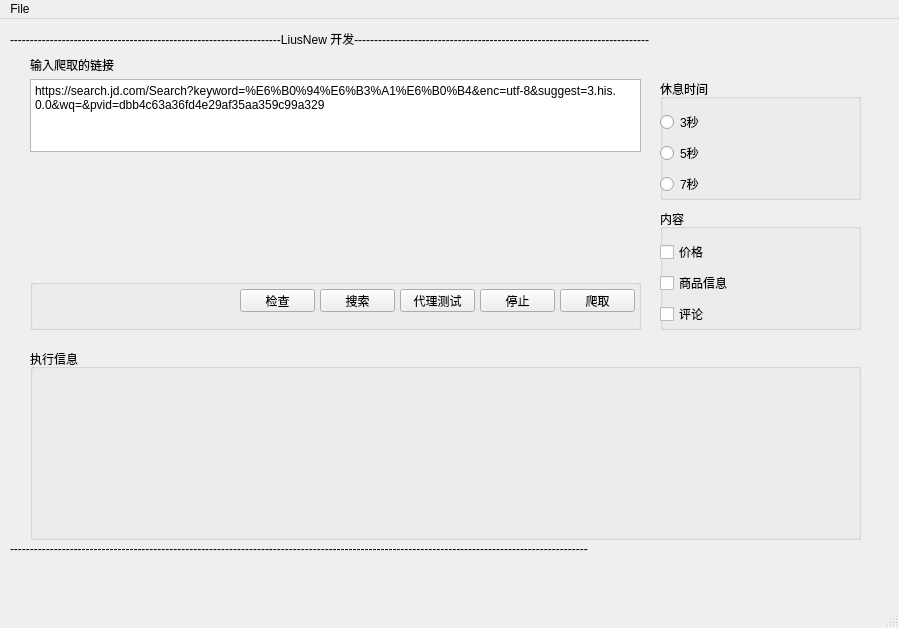
<?xml version="1.0" encoding="UTF-8"?>
<ui version="4.0">
 <class>SpiderQt</class>
 <widget class="QMainWindow" name="SpiderQt">
  <property name="geometry">
   <rect>
    <x>0</x>
    <y>0</y>
    <width>899</width>
    <height>628</height>
   </rect>
  </property>
  <property name="windowTitle">
   <string>MainWindow</string>
  </property>
  <widget class="QWidget" name="centralwidget">
   <widget class="QWidget" name="gridLayoutWidget_2">
    <property name="geometry">
     <rect>
      <x>660</x>
      <y>60</y>
      <width>201</width>
      <height>121</height>
     </rect>
    </property>
    <layout class="QGridLayout" name="gridLayout_2">
     <item row="0" column="0">
      <widget class="QGroupBox" name="groupBox_2">
       <property name="title">
        <string>休息时间</string>
       </property>
       <widget class="QWidget" name="gridLayoutWidget">
        <property name="geometry">
         <rect>
          <x>0</x>
          <y>30</y>
          <width>191</width>
          <height>91</height>
         </rect>
        </property>
        <layout class="QGridLayout" name="gridLayout">
         <item row="0" column="0">
          <widget class="QRadioButton" name="SpiderSleep1">
           <property name="text">
            <string>3秒</string>
           </property>
          </widget>
         </item>
         <item row="1" column="0">
          <widget class="QRadioButton" name="SpiderSleep2">
           <property name="text">
            <string>5秒</string>
           </property>
          </widget>
         </item>
         <item row="2" column="0">
          <widget class="QRadioButton" name="SpiderSleep3">
           <property name="text">
            <string>7秒</string>
           </property>
          </widget>
         </item>
        </layout>
       </widget>
      </widget>
     </item>
    </layout>
   </widget>
   <widget class="QWidget" name="verticalLayoutWidget">
    <property name="geometry">
     <rect>
      <x>30</x>
      <y>60</y>
      <width>611</width>
      <height>73</height>
     </rect>
    </property>
    <layout class="QVBoxLayout" name="verticalLayout">
     <item>
      <widget class="QTextEdit" name="JdUrlInput">
       <property name="html">
        <string>&lt;!DOCTYPE HTML PUBLIC &quot;-//W3C//DTD HTML 4.0//EN&quot; &quot;http://www.w3.org/TR/REC-html40/strict.dtd&quot;&gt;
&lt;html&gt;&lt;head&gt;&lt;meta name=&quot;qrichtext&quot; content=&quot;1&quot; /&gt;&lt;style type=&quot;text/css&quot;&gt;
p, li { white-space: pre-wrap; }
&lt;/style&gt;&lt;/head&gt;&lt;body style=&quot; font-family:'SimSun'; font-size:9pt; font-weight:400; font-style:normal;&quot;&gt;
&lt;p style=&quot; margin-top:0px; margin-bottom:0px; margin-left:0px; margin-right:0px; -qt-block-indent:0; text-indent:0px;&quot;&gt;https://search.jd.com/Search?keyword=%E6%B0%94%E6%B3%A1%E6%B0%B4&amp;amp;enc=utf-8&amp;amp;suggest=3.his.0.0&amp;amp;wq=&amp;amp;pvid=dbb4c63a36fd4e29af35aa359c99a329&lt;/p&gt;&lt;/body&gt;&lt;/html&gt;</string>
       </property>
      </widget>
     </item>
    </layout>
   </widget>
   <widget class="QGroupBox" name="groupBox">
    <property name="geometry">
     <rect>
      <x>30</x>
      <y>260</y>
      <width>611</width>
      <height>51</height>
     </rect>
    </property>
    <property name="title">
     <string/>
    </property>
    <widget class="QPushButton" name="b_SpiderStart">
     <property name="geometry">
      <rect>
       <x>530</x>
       <y>10</y>
       <width>75</width>
       <height>23</height>
      </rect>
     </property>
     <property name="text">
      <string>爬取</string>
     </property>
    </widget>
    <widget class="QPushButton" name="b_SpidertStop">
     <property name="geometry">
      <rect>
       <x>450</x>
       <y>10</y>
       <width>75</width>
       <height>23</height>
      </rect>
     </property>
     <property name="text">
      <string>停止</string>
     </property>
    </widget>
    <widget class="QPushButton" name="b_SearchURL">
     <property name="geometry">
      <rect>
       <x>290</x>
       <y>10</y>
       <width>75</width>
       <height>23</height>
      </rect>
     </property>
     <property name="text">
      <string>搜索</string>
     </property>
    </widget>
    <widget class="QPushButton" name="b_ProxyCheck">
     <property name="geometry">
      <rect>
       <x>370</x>
       <y>10</y>
       <width>75</width>
       <height>23</height>
      </rect>
     </property>
     <property name="text">
      <string>代理测试</string>
     </property>
    </widget>
    <widget class="QPushButton" name="b_CheckURL">
     <property name="geometry">
      <rect>
       <x>210</x>
       <y>10</y>
       <width>75</width>
       <height>23</height>
      </rect>
     </property>
     <property name="text">
      <string>检查</string>
     </property>
    </widget>
   </widget>
   <widget class="QGroupBox" name="ShowMsg">
    <property name="geometry">
     <rect>
      <x>30</x>
      <y>330</y>
      <width>831</width>
      <height>191</height>
     </rect>
    </property>
    <property name="title">
     <string>执行信息</string>
    </property>
    <widget class="QLabel" name="OutputLabel">
     <property name="geometry">
      <rect>
       <x>10</x>
       <y>20</y>
       <width>811</width>
       <height>161</height>
      </rect>
     </property>
     <property name="text">
      <string/>
     </property>
    </widget>
   </widget>
   <widget class="QGroupBox" name="groupBox_7">
    <property name="geometry">
     <rect>
      <x>660</x>
      <y>190</y>
      <width>201</width>
      <height>121</height>
     </rect>
    </property>
    <property name="title">
     <string>内容</string>
    </property>
    <widget class="QWidget" name="verticalLayoutWidget_2">
     <property name="geometry">
      <rect>
       <x>0</x>
       <y>30</y>
       <width>161</width>
       <height>91</height>
      </rect>
     </property>
     <layout class="QVBoxLayout" name="verticalLayout_2">
      <item>
       <widget class="QCheckBox" name="SpiderContent_1">
        <property name="text">
         <string>价格</string>
        </property>
       </widget>
      </item>
      <item>
       <widget class="QCheckBox" name="SpiderContent_2">
        <property name="text">
         <string>商品信息</string>
        </property>
       </widget>
      </item>
      <item>
       <widget class="QCheckBox" name="SpiderContent_3">
        <property name="text">
         <string>评论</string>
        </property>
       </widget>
      </item>
     </layout>
    </widget>
   </widget>
   <widget class="QLabel" name="label_2">
    <property name="geometry">
     <rect>
      <x>10</x>
      <y>10</y>
      <width>871</width>
      <height>20</height>
     </rect>
    </property>
    <property name="text">
     <string>--------------------------------------------------------------------LiusNew 开发--------------------------------------------------------------------------</string>
    </property>
   </widget>
   <widget class="QLabel" name="label_3">
    <property name="geometry">
     <rect>
      <x>10</x>
      <y>580</y>
      <width>871</width>
      <height>20</height>
     </rect>
    </property>
    <property name="text">
     <string>-------------------------------------------------------------------------------------------------------------------------------------------------</string>
    </property>
   </widget>
   <widget class="QLabel" name="label_4">
    <property name="geometry">
     <rect>
      <x>30</x>
      <y>30</y>
      <width>141</width>
      <height>31</height>
     </rect>
    </property>
    <property name="text">
     <string>输入爬取的链接</string>
    </property>
   </widget>
   <widget class="QLabel" name="label_5">
    <property name="geometry">
     <rect>
      <x>10</x>
      <y>520</y>
      <width>871</width>
      <height>20</height>
     </rect>
    </property>
    <property name="text">
     <string>-------------------------------------------------------------------------------------------------------------------------------------------------</string>
    </property>
   </widget>
  </widget>
  <widget class="QMenuBar" name="menubar">
   <property name="geometry">
    <rect>
     <x>0</x>
     <y>0</y>
     <width>899</width>
     <height>23</height>
    </rect>
   </property>
   <widget class="QMenu" name="menuFile">
    <property name="title">
     <string>File</string>
    </property>
    <addaction name="actionSave"/>
    <addaction name="actionSave_DataBase"/>
   </widget>
   <addaction name="menuFile"/>
  </widget>
  <widget class="QStatusBar" name="statusbar"/>
  <action name="actionSave">
   <property name="text">
    <string>Save File</string>
   </property>
  </action>
  <action name="actionSave_DataBase">
   <property name="text">
    <string>Save DataBase</string>
   </property>
  </action>
 </widget>
 <resources/>
 <connections/>
</ui>
